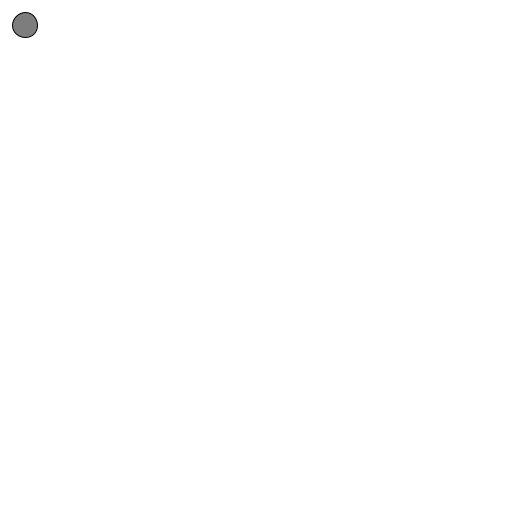
Frame 1 (no input)
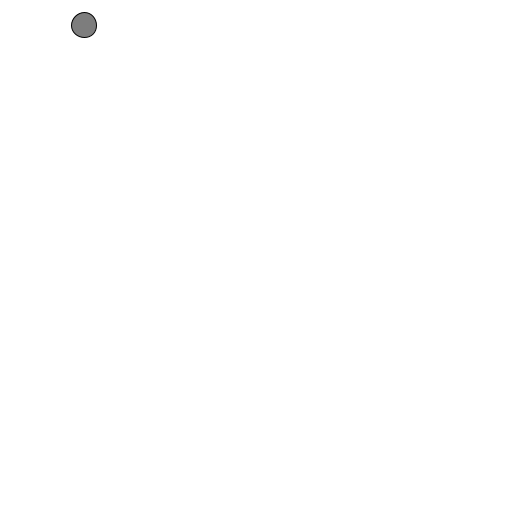
Frame 60 (the mouse pressed at the canvas centre just before this capture)
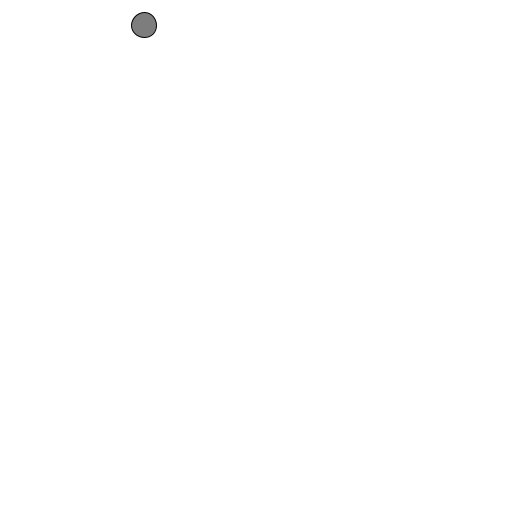
Frame 120 (the mouse held since frame 60 and released just before this capture)

The Processing sketch that drew these frames (run headless with seeded random() and noise(); from frame 60 on, the mouse is pressed at the canvas centre):

// Processing sketch: classestest1
// ── classestest1.pde
Ball myBall;

void setup() {
    size(512, 512);
    myBall = new Ball();

}

void draw() {
    background(255);
    myBall.display();
    myBall.move();
}



// ── Ball.pde
class Ball {
    color c;
    float xpos;
    float ypos;
    float xspeed;

    Ball(){

        c = 125;
        xpos = 25;
        ypos = 25;
        xspeed = 1;
    }

        void display(){
        ellipseMode(CENTER);
        fill(c);
        ellipse(xpos, ypos, 25, 25);

        }

        void move(){
        xpos = xpos + xspeed;
        if ( xpos > width) {
            xpos = 0;
        }

    }

}
